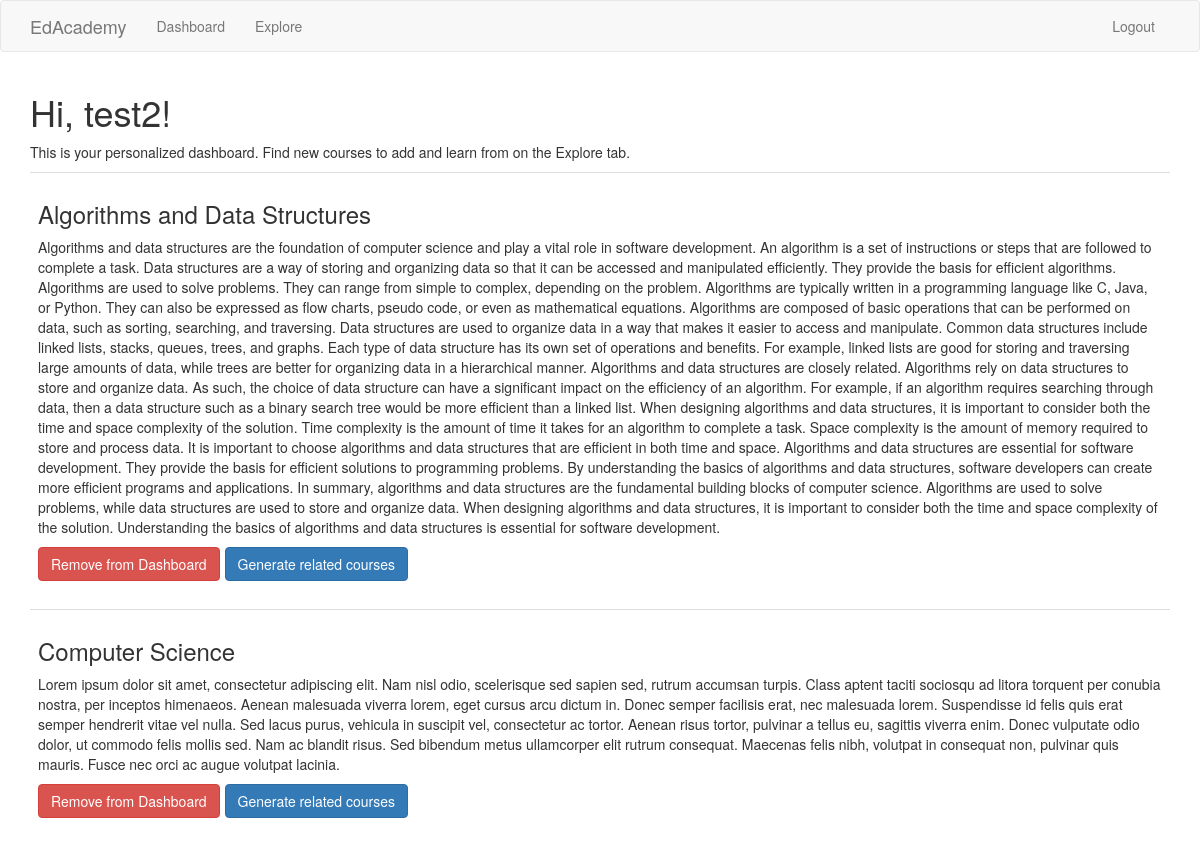
The page /index (signed in, upper part) on the database as committed earlier.
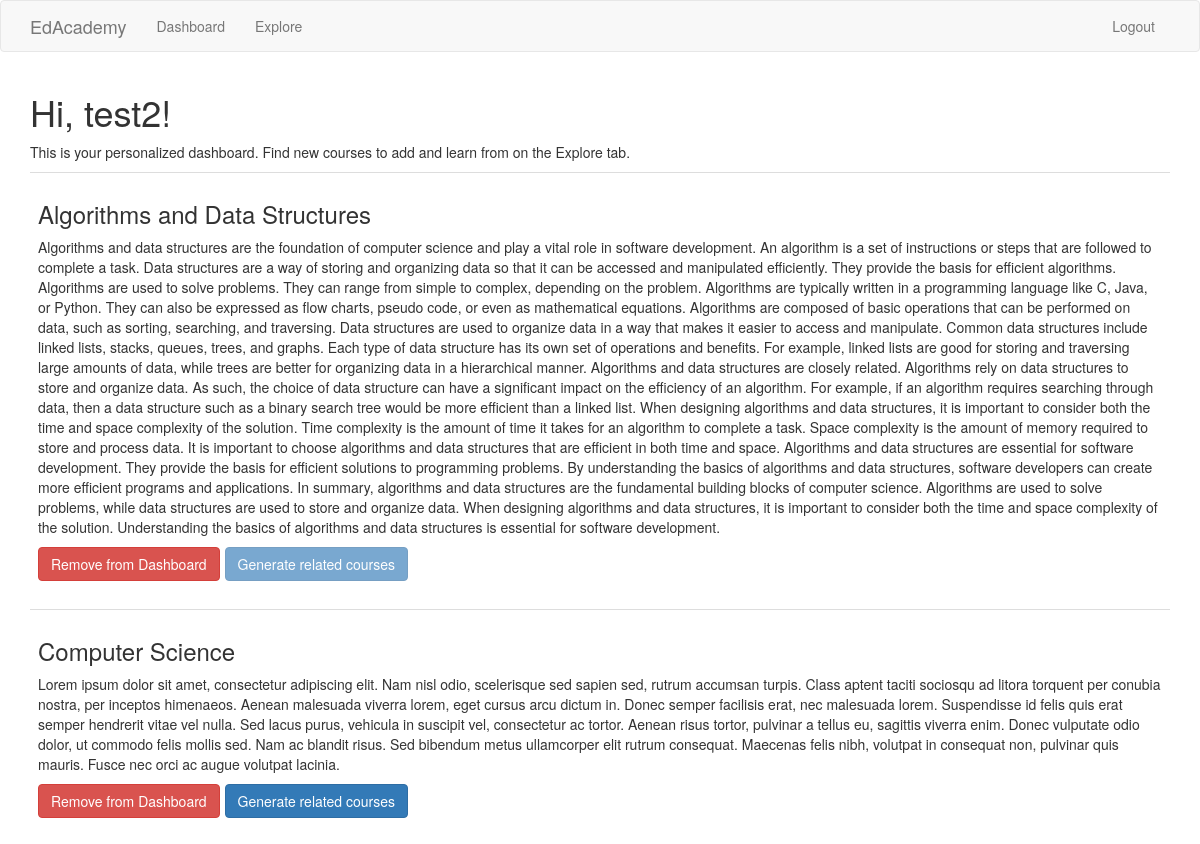
The same page on the database as committed later.
### app/models.py (models this page shows, shortened)
class User(UserMixin, db.Model):
    id = db.Column(db.Integer, primary_key=True)
    username = db.Column(db.String(64), index=True, unique=True)
    email = db.Column(db.String(120), index=True, unique=True)
    password_hash = db.Column(db.String(128))
    courses = db.relationship('Course',secondary=user_course, backref='students')

class Course(db.Model):
    id = db.Column(db.Integer, primary_key=True)
    title = db.Column(db.String(140))
    body = db.Column(db.String(10000))
    hasGeneratedRelatedCourses = db.Column(db.Boolean, default=False)

### app/routes.py (the view)
@app.route('/', methods=['GET', 'POST'])
@app.route('/index', methods=['GET', 'POST'])
@login_required
def index():
    courses = Course.query.all()
    return render_template('index.html', title='Dashboard', courses=courses)

### app/models.py (called while the page is built)
@login.user_loader
def load_user(id):
    return User.query.get(int(id))

### app/templates/index.html (shortened to what this page needs)
{% extends "base.html" %}
{% block app_content %}
    <h1>Hi, {{ current_user.username }}!</h1>
    <p>This is your personalized dashboard. Find new courses to add and learn from on the Explore tab.</p>
    {% for course in current_user.courses %}
    <table class="table table-hover">
        <tr>
            <td width="20px">
                <h3>{{ course.title }}</h3>
                <p>{{ course.body }}</p>
                <div class="btn-toolbar" role="toolbar" aria-label="Toolbar with button groups">
                    <div class="btn-group mr-2" role="group" aria-label="First group">
                        <form action="/remove_course/{{course.title}}" method="post">
                            <button class="btn btn-danger" type="submit">Remove from Dashboard</button>
                        </form>
                    </div>
                    <div class="btn-group" role="group" aria-label="Second group">
                        <form action="/generate_courses/{{course.title}}" method="post">
                            {% if not course.hasGeneratedRelatedCourses %}
                                <button class="btn btn-primary" type="submit">Generate related courses</button>
                            {% else %}
                                <button class="btn btn-primary" type="submit" disabled>Generate related courses</button>
                            {% endif %}
                        </form>
                    </div>
                  </div>
            </td>
        </tr>
    </table>
    {% endfor %}
{% endblock %}

### app/templates/base.html (shortened to what this page needs)
{% extends 'bootstrap/base.html' %}
{% block navbar %}
    <nav class="navbar navbar-default">
        <div class="container">
            <div class="navbar-header">
                <a class="navbar-brand" href="{{ url_for('index') }}">EdAcademy</a>
            </div>
            <div class="collapse navbar-collapse" id="bs-example-navbar-collapse-1">
                <ul class="nav navbar-nav">
                    <li><a href="{{ url_for('index') }}">Dashboard</a></li>
                    <li><a href="{{ url_for('explore') }}">Explore</a></li>
                </ul>
                <ul class="nav navbar-nav navbar-right">
                    {% if current_user.is_anonymous %}
                    <li><a href="{{ url_for('login') }}">Login</a></li>
                    {% else %}
                    <li><a href="{{ url_for('logout') }}">Logout</a></li>
                    {% endif %}
                </ul>
            </div>
        </div>
    </nav>
{% endblock %}
{% block content %}
    <div class="container">
        {% block app_content %}{% endblock %}
    </div>
{% endblock %}

Rows that differ between the two databases and show on the page:
changed Course "Algorithms and Data Structures": hasGeneratedRelatedCourses empty → True (drawn)
